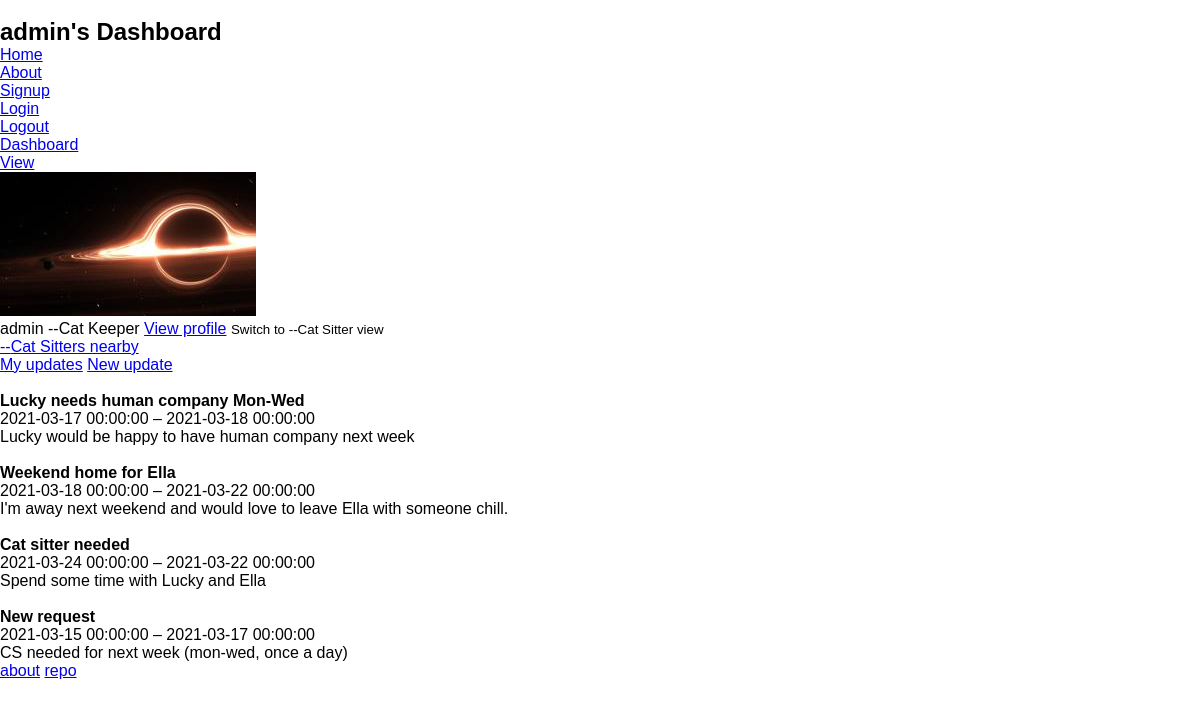
The page /dashboard (signed in) on the database as committed earlier.
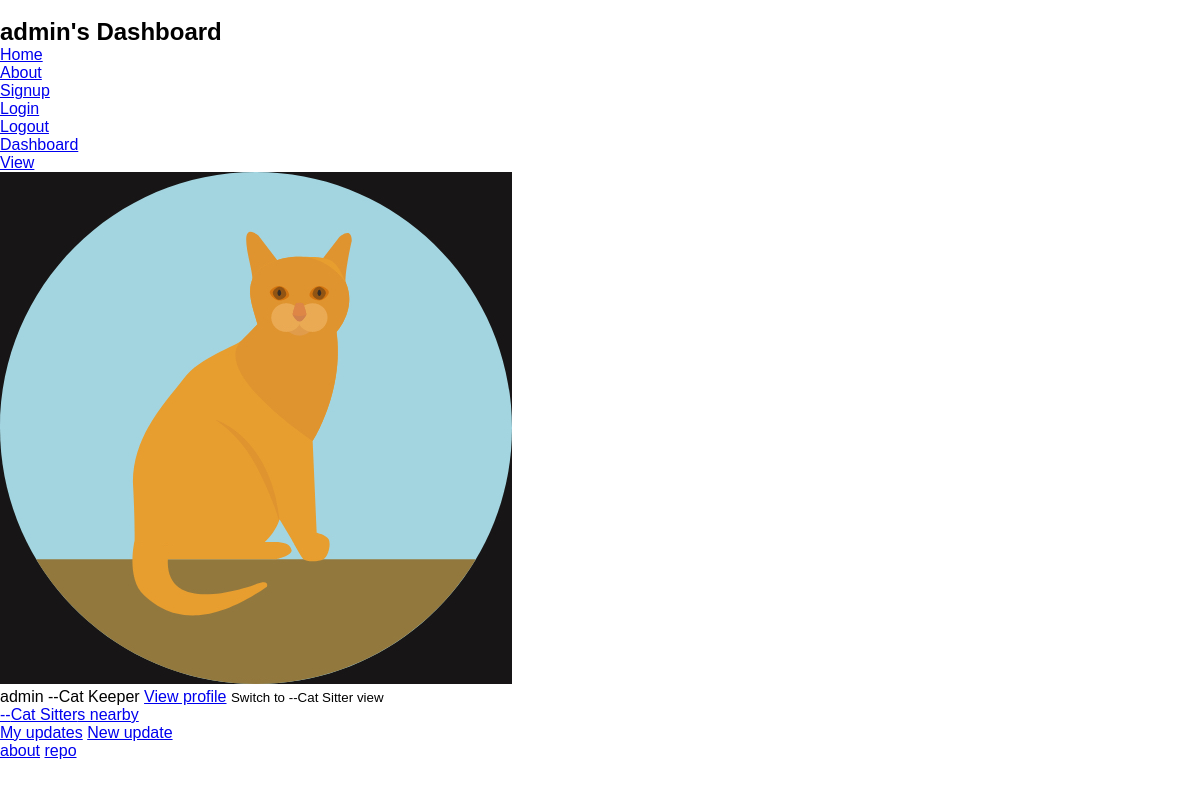
The same page on the database as committed later.
### rentacat/models.py (models this page shows, shortened)
class Profile(db.Model):
	__tablename__ = 'profiles'
	id = db.Column(db.Integer, primary_key=True)
	name = db.Column(db.String(50), nullable=False)
	about = db.Column(db.Text)
	address = db.Column(db.String(200), nullable=False)
	phone_number = db.Column(db.Integer)
	facebook_username = db.Column(db.String(50))
	telegram_username = db.Column(db.String(32))
	profile_image = db.Column(db.String(20), nullable=False, default='default.jpg')
	profile_type = db.Column(db.Enum(ProfileTypes), nullable=False, default=ProfileTypes.CatKeeper)
	user_id = db.Column(db.Integer, db.ForeignKey('users.id'), nullable=False)
	user = db.relationship('User', back_populates='profile', lazy=True)
	cat_keeper = db.relationship('CatKeeper', back_populates='profile', uselist=False, lazy=True)
	cat_sitter = db.relationship('CatSitter', back_populates='profile', uselist=False, lazy=True)

class User(db.Model, UserMixin):
	__tablename__ = 'users'
	id = db.Column(db.Integer, primary_key=True)
	username = db.Column(db.String(20), unique=True, nullable=False)
	email = db.Column(db.String(65), unique=True, nullable=False)
	password = db.Column(db.String(50), nullable=False)
	user_type = db.Column(db.Enum(UserTypes), nullable=False, default=UserTypes.Regular)
	date_created = db.Column(db.DateTime, nullable=False, default=datetime.utcnow)
	last_login = db.Column(db.DateTime, nullable=False, default=datetime.utcnow)
	profile = db.relationship('Profile', back_populates='user', uselist=False, lazy=True)

class Request(db.Model):
	__tablename__ = 'requests'
	id = db.Column(db.Integer, primary_key=True)
	title = db.Column(db.String(65))
	description = db.Column(db.Text, nullable=False)
	photo_1 = db.Column(db.String(30))
	photo_2 = db.Column(db.String(30))
	photo_3 = db.Column(db.String(30))
	start_date = db.Column(db.DateTime, nullable=False)
	end_date = db.Column(db.DateTime, nullable=False)
	published_on = db.Column(db.DateTime, nullable=False, default=datetime.utcnow)
	cat_keeper_id = db.Column(db.Integer, db.ForeignKey('cat_keepers.id'), nullable=False)
	cat_keeper = db.relationship('CatKeeper', back_populates='requests', lazy=True)

### rentacat/routes.py (the view)
@app.route("/dashboard")
@login_required
def dashboard():
	profile_types = {
		'CatKeeper': 'Cat Keeper',
		'CatSitter': 'Cat Sitter'
	}
	if not current_user.profile:
			return redirect(url_for('create_profile'))
	profile_image=current_user.profile.profile_image
	username = current_user.username
	profile = current_user.profile.profile_type.name
	profile_type = None
	other_type = None
	for p in profile_types:
		if p == profile:
			profile_type = profile_types[p]
		else:
			other_type = profile_types[p]
	requests = current_user.profile.cat_keeper.requests
	offers = current_user.profile.cat_sitter.offers
	return render_template("dashboard.html", title="Dashboard", h2=f"{username}'s Dashboard", profile=profile_type, other_profile=other_type, username=username, profile_image=profile_image, requests=requests, offers=offers)

### rentacat/models.py (called while the page is built)
@login_manager.user_loader
def load_user(user_id):
	return User.query.get(int(user_id))

### rentacat/templates/dashboard.html (shortened to what this page needs)
{% extends 'layout.html' %}
{% block maincontent %}
{% include "./partials/header.html" %}
<main class="main-content">
	<section class="profile-card">
		<img src="{{ url_for('static', filename='profile_pics/' + profile_image) }}" alt="{{ username+' profile image' }}">
		<span>{{ username }}</span>
		<span>--{{ profile }}</span>
		<a href="#">View profile</a>
		<small>Switch to --{{ other_profile }} view</small>
	</section>
	<div>
		<a href="#">--{{ other_profile }}s nearby</a>
	</div>
	<section>
		<a href="#">My updates</a>
		<a href="#">New update</a>
		{% for request in requests %}
			<div>
				<h4>{{ request.title }}</h4>
				<span>{{ request.start_date }} – {{ request.end_date }}</span>
				<p>{{ request.description }}</p>
			</div>
		{% endfor %}
	</section>
</main>
{% include "./partials/footer.html" %}
{% endblock maincontent %}

### rentacat/templates/layout.html (shortened to what this page needs)
<!DOCTYPE html>
<html lang="en">
<head>
	<link rel="stylesheet" type="text/css" href="{{url_for('static', filename='main.css')}}">
</head>
<body>
	{% block maincontent %}{% endblock maincontent %}
</body>
</html>

### rentacat/templates/partials/header.html (shortened to what this page needs)
<header>
	<h2>{{ h2 }}</h2>
	<nav>
		<ul>
			<li>
				<a href="{{ url_for('index') }}">Home</a>
			</li>
			<li>
				<a href="{{ url_for('about') }}">About</a>
			</li>
			<li>
				<a href="{{ url_for('registration') }}">Signup</a>
			</li>
			<li>
				<a href="{{ url_for('login') }}">Login</a>
			</li>
			<li>
				<a href="{{ url_for('logout') }}">Logout</a>
			</li>
			<li>
				<a href="{{ url_for('dashboard') }}">Dashboard</a>
			</li>
			<li>
				<a href="{{ url_for('view') }}">View</a>
			</li>
		</ul>
	</nav>
</header>

### rentacat/templates/partials/footer.html
<footer>
	<a href="{{url_for('about')}}">about</a>
	<a href="https://github.com/olhanotolga/rent-a-cat" target="_blank" rel="noopener noreferrer">repo</a>
</footer>

### rentacat/static/main.css (style rules this page uses)
:root { --primary-100: #b4c5e4; --primary-200: #93a1ba; --primary-300: #737f94; --primary-400: #534d56; --primary-500: #463e4a; --secondary-100: #fae8a0; --secondary-200: #eddd9a; --secondary-300: #d1c38a; --secondary-400: #c2b580; --secondary-500: #a1935a; --tertiary-100: #f7a072; --tertiary-200: #e89b72; --tertiary-300: #c99071; --tertiary-400: #99725d; --tertiary-500: #82614f; --success-100: #99f7ab; --success-200: #81f495; --success-300: #59d970; --warning-100: #fec601; --warning-200: #edbd11; --warning-300: #b89928; --error-100: #f57133; --error-200: #f2611d; --error-300: #de5110; --neutral-100: #ffffff; --neutral-200: #f4f6f7; --neutral-300: #e1e1e1; --neutral-400: #737581; --neutral-500: #4a4b53; --neutral-600: #000000; --text-color: #000000; --text-color-inverted: #ffffff; }
body { font-family: Verdana, Geneva, Tahoma, sans-serif; }

Rows that differ between the two databases and show on the page:
removed Request: title "Lucky needs human company Mon-Wed", start_date "2021-03-17 00:00:00", end_date "2021-03-18 00:00:00", description "Lucky would be happy to have human company next week"
removed Request: title "Weekend home for Ella", start_date "2021-03-18 00:00:00", end_date "2021-03-22 00:00:00", description "I'm away next weekend and would love to leave Ella with someone chill."
removed Request: title "Cat sitter needed", start_date "2021-03-24 00:00:00", end_date "2021-03-22 00:00:00", description "Spend some time with Lucky and Ella"
removed Request: title "New request", start_date "2021-03-15 00:00:00", end_date "2021-03-17 00:00:00", description "CS needed for next week (mon-wed, once a day)"
changed Profile: profile_image: picture removed, a placeholder shows
